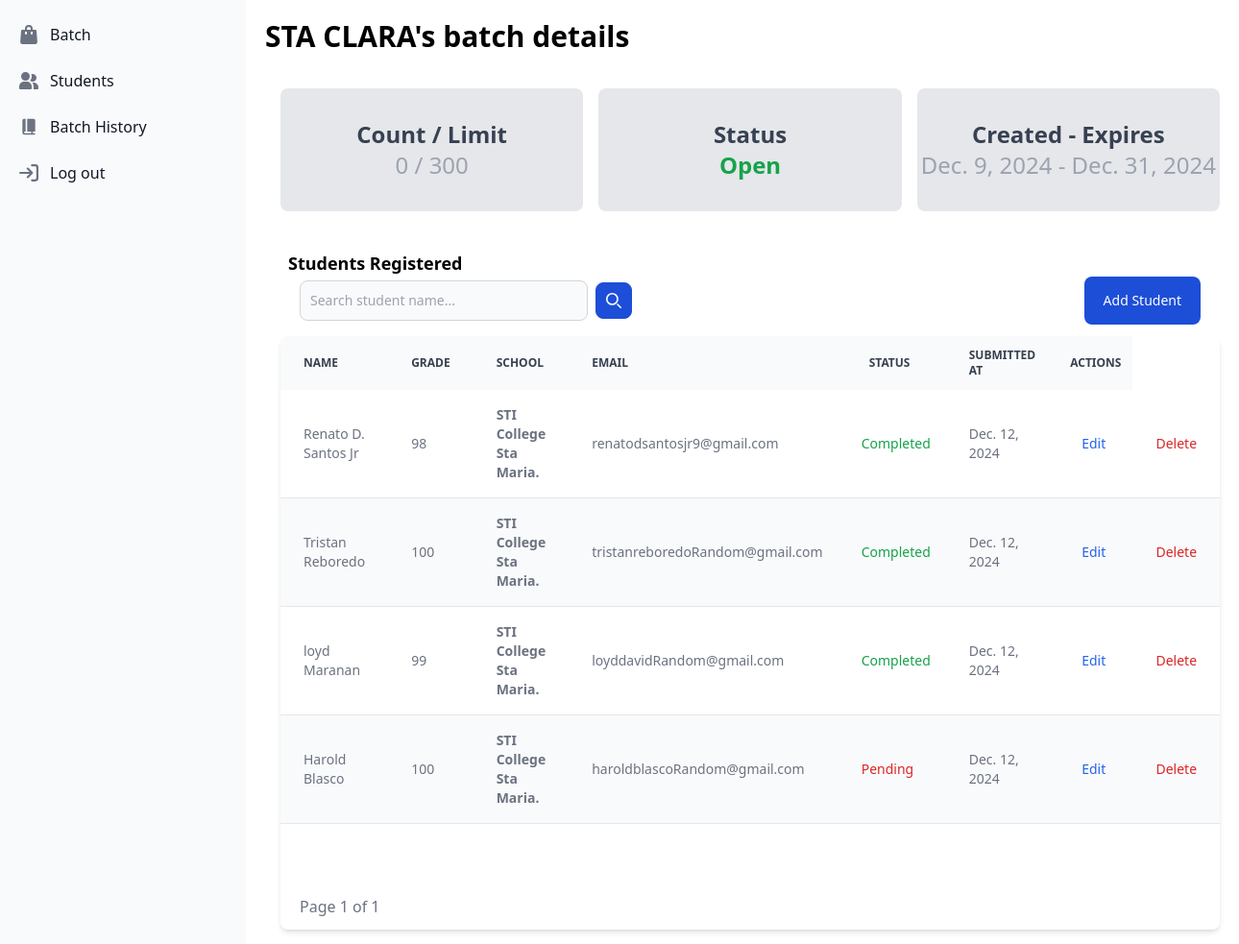
The app's page /batch/details/4/ (signed in), older data.
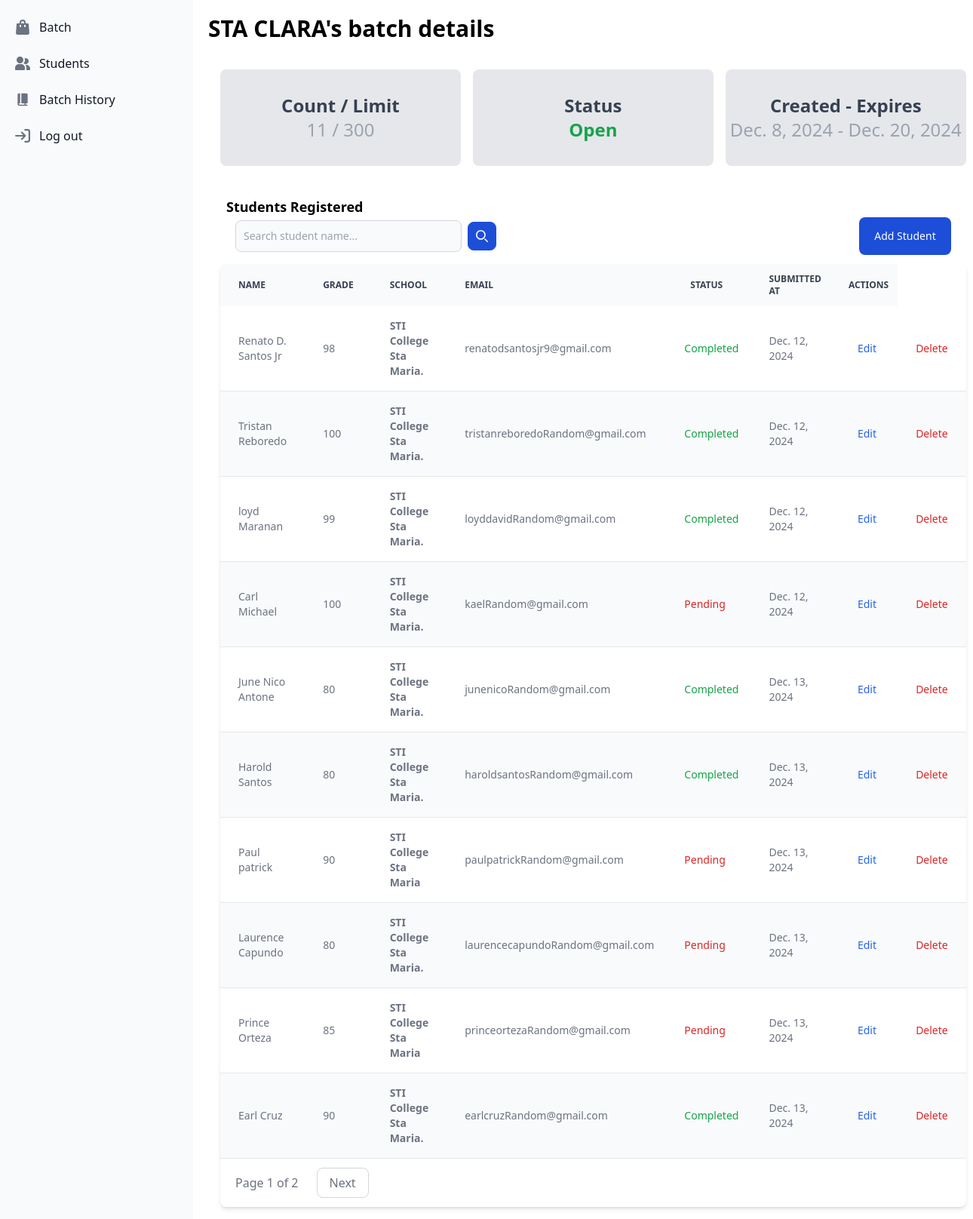
The same page, newer data.
### EducationalAssistance/models.py (models this page shows, shortened)
class Batch(models.Model):
    batch_id = models.AutoField(primary_key=True)
    batch_name = models.CharField(max_length=255)
    start_date = models.DateField()
    end_date = models.DateField()
    status = models.CharField(max_length=255, choices=StatusChoices.choices, default=StatusChoices.Open)
    budget = models.IntegerField()
    limit = models.IntegerField()
    current_count = models.IntegerField(default=0)
    created_by = models.ForeignKey(User, on_delete=models.CASCADE, related_name="batches")

class Student(models.Model):
    batch = models.ForeignKey(Batch, on_delete=models.CASCADE)
    student_id = models.AutoField(primary_key=True)
    name = models.CharField(max_length=100)
    school = models.CharField(max_length=255)
    grade = models.IntegerField(blank=True, null=True)
    email = models.EmailField(max_length=255)
    address = models.CharField(max_length=255)
    requirementsStatus = models.CharField(max_length=255, choices=RequirementStatusCoices.choices, default=RequirementStatusCoices.Completed)
    dateSubmitted = models.DateField(auto_now_add=True)
    class Meta:
        constraints  = [
            models.UniqueConstraint(fields=['batch', 'email'], name="Unique email per Batch")
        ]

### Batch/views.py (the view)
# urls.py: path('details/<int:pk>/', views.BatchDetails, name='BatchDetails'),
@login_required
def BatchDetails(request, pk):
    batch = Batch.objects.prefetch_related('student_set').get(batch_id=pk)
    students = batch.student_set.all()
    if request.method == 'POST' and 'search_student' in request.POST:
        search_query = request.POST['search_student']
        students = students.filter(name__icontains=search_query)
    page = request.GET.get('page', 1)
    paginator = Paginator(students, 10)
    try:
        students = paginator.page(page)
    except PageNotAnInteger:
        students = paginator.page(1)
    except EmptyPage:
        students = paginator.page(paginator.num_pages)
    return render(request, 'batch/batchDetails.html', {'batch': batch, 'students': students })

### templates/batch/batchDetails.html (shortened to what this page needs)
{% extends 'index.html' %}
{% load static %}
{% block content %}
<div class="container p-5">
    <div class="flex w-full justify-start">
        <h1 class="font-bold text-xl md:text-3xl">
            {{ batch.batch_name }}'s batch details
        </h1>
    </div>
    <div class="p-4 mt-5">
        <div class="grid grid-cols-3 gap-4 mb-4">
            <div class="flex flex-col items-center justify-center h-32 rounded-lg bg-gray-200 dark:bg-gray-800">
                <h2 class="font-bold text-lg md:text-2xl text-gray-700">
                    Count / Limit
                </h2>
                <p class="text-2xl text-gray-400">
                    {{ batch.current_count }} / {{ batch.limit }}
                </p>
            </div>
            <div class="flex flex-col items-center justify-center h-32 rounded-lg bg-gray-200 dark:bg-gray-800">
                <h2 class="font-bold text-lg md:text-2xl text-gray-700">
                    Status
                </h2>
                <p class="text-2xl font-semibold {% if batch.status == 'Open' %} text-green-600 {% else %} text-red-600 {% endif %}">
                    {{ batch.status}}
                </p>
            </div>
            <div class="flex flex-col items-center justify-center h-32 rounded-lg bg-gray-200 dark:bg-gray-800">
                <h2 class="font-bold text-lg md:text-2xl text-gray-700">
                    Created - Expires
                </h2>
                <p class="text-2xl text-gray-400">
                    {{ batch.start_date }} - {{ batch.end_date }}
                </p>
            </div>
        </div>
        <div class="mt-4">
            <header class=" py-3 px-2">
                <h1 class="font-bold text-lg mt-3">
                    Students Registered
                </h1>
                <div class="flex justify-between items-center gap-3 px-2 md:px-3">
                    <form method="post" class="flex items-center">
                        <div class="relative w-full">
                            <input type="text" name="search_student" class="w-[300px] bg-gray-50 border border-gray-300 text-gray-900 text-sm rounded-lg focus:ring-blue-500 focus:border-blue-500 block p-2.5" placeholder="Search student name..." required />
                        </div>
                        <button type="submit" class="p-2.5 ms-2 text-sm font-medium text-white bg-blue-700 rounded-lg border border-blue-700 hover:bg-blue-800 focus:ring-4 focus:outline-none focus:ring-blue-300 dark:bg-blue-600 dark:hover:bg-blue-700 dark:focus:ring-blue-800">
                            <svg class="w-4 h-4" aria-hidden="true" xmlns="http://www.w3.org/2000/svg" fill="none" viewBox="0 0 20 20">
                                <path stroke="currentColor" stroke-linecap="round" stroke-linejoin="round" stroke-width="2" d="m19 19-4-4m0-7A7 7 0 1 1 1 8a7 7 0 0 1 14 0Z"/>
                            </svg>
                        </button>
                    </form>
                    {% if batch.status == 'Open' %}
                        <div aria-label="add-button">
                            <a href="/student/add/{{batch.batch_id}}" class="flex justify-center items-center h-[50px] text-white bg-blue-700 hover:bg-blue-800 focus:ring-4 focus:ring-blue-300 font-medium rounded-lg text-sm px-5 py-2.5 focus:outline-none">
                                Add Student
                            </a>
                        </div>
                    {% endif %}
                </div>
            </header>
            <div class="relative overflow-x-auto shadow-md sm:rounded-lg">
                <div class="min-h-[570px]">
                    <table class="w-full text-sm text-left rtl:text-right text-gray-500 dark:text-gray-400">
                        <thead class="text-xs text-gray-700 uppercase bg-gray-50 dark:bg-gray-700 dark:text-gray-400">
                            <tr>
                                <th scope="col" class="px-6 py-3">
                                    Name
                                </th>
                                <th scope="col" class="px-6 py-3">
                                    Grade
                                </th>
                                <th scope="col" class="px-6 py-3">
                                    School
                                </th>
                                <th scope="col" class="px-6 py-3">
                                    Email
                                </th>
                                <th scope="col" class="px-6 py-3">
                                    status
                                </th>
                                <th scope="col" class="px-6 py-3">
                                    submitted at
                                </th>
                                <th scope="col" class="px-3 py-3">
                                    Actions
                                </th>
                            </tr>
                        </thead>
                        <tbody>
                            {% for student in students %}
                                <tr class="hover:bg-blue-100 odd:bg-white odd:dark:bg-gray-900 even:bg-gray-50 even:dark:bg-gray-800 border-b dark:border-gray-700">
                                    <td class="px-6 py-4">
                                        {{ student.name }}
                                    </td>
                                    <td class="px-6 py-4">
                                        {{ student.grade }}
                                    </td>
                                    <td class="px-6 py-4 font-semibold ">
                                        {{ student.school }}
                                    </td>
                                    <td class="px-6 py-4">
                                        {{ student.email }}
                                    </td>
                                    <td class="px-4 py-2 font-medium {% if student.requirementsStatus == 'Completed' %} text-green-600 {% else %} text-red-600 {% endif %}">
                                        {{ student.requirementsStatus }}
                                    </td>
                                    <td class="px-6 py-4">
                                        {{ student.dateSubmitted }}
                                    </td>
                                    <td class="px-6 py-4">
                                        <a href="/student/update/{{student.student_id}}" class="font-medium text-blue-600 dark:text-blue-500 hover:underline">Edit</a>
                                    </td>
                                    <td class="px-6 py-4" >
                                        <button onclick="DeleteDialog('{{student.student_id}}')" class="font-medium text-red-600 dark:text-red-500 hover:underline">
                                            Delete
                                        </button>
                                    </td>
                                </tr>
                            {% endfor %}
                        </tbody>
                    </table>
                </div>
                <div class="pagination">
                    <span class="step-links flex gap-3 items-center py-3 px-5">
                        <span class="font-medium text-gray-500 dark:text-gray-400">
                            Page {{ students.number }} of {{ students.paginator.num_pages }}
                        </span>
                        {% if students.has_next %}
                            <a class="flex items-center justify-center px-4 max-w-[200px] h-10 ms-3 text-base font-medium text-gray-500 bg-white border border-gray-300 rounded-lg hover:bg-gray-100 hover:text-gray-700 dark:bg-gray-800 dark:border-gray-700 dark:text-gray-400 dark:hover:bg-gray-700 dark:hover:text-white"
                            href="?page={{ students.next_page_number }}">
                                Next
                            </a>
                        {% endif %}
                    </span>
                </div>
            </div>
        </div>
   </div>
</div>
{% endblock %}

### templates/index.html (shortened to what this page needs)
<!DOCTYPE html>
<html lang="en">
<head>
    <script src="https://cdn.tailwindcss.com"></script>
    <link href="https://cdn.jsdelivr.net/npm/flowbite@2.5.2/dist/flowbite.min.css" rel="stylesheet" />
    <link href="https://unpkg.com/aos@2.3.1/dist/aos.css" rel="stylesheet">
</head>
<body class="min-h-screen">
    <div class="flex w-full min-h-screen">
        <div>
            <aside id="sidebar-multi-level-sidebar" class="top-0 left-0 z-40 w-64 h-screen transition-transform -translate-x-full sm:translate-x-0" aria-label="Sidebar">
                <div class="h-full px-3 py-4 overflow-y-auto bg-gray-50 dark:bg-gray-800">
                <ul class="space-y-2 font-medium">
                    <li>
                        <a href="/batch/" class="flex items-center p-2 text-gray-900 rounded-lg dark:text-white hover:bg-gray-100 dark:hover:bg-gray-700 group">
                            <span class="flex-1 ms-3 whitespace-nowrap">Batch</span>
                        </a>
                    </li>
                    <li>
                        <a href="/student/" class="flex items-center p-2 text-gray-900 rounded-lg dark:text-white hover:bg-gray-100 dark:hover:bg-gray-700 group">
                            <span class="flex-1 ms-3 whitespace-nowrap">Students</span>
                        </a>
                    </li>
                    <li>
                        <a href="/batch/history/" class="flex items-center p-2 text-gray-900 rounded-lg dark:text-white hover:bg-gray-100 dark:hover:bg-gray-700 group">
                            <span class="flex-1 ms-3 whitespace-nowrap">Batch History</span>
                        </a>
                    </li>
                    <li>
                        <a href="/logout/" class="flex items-center p-2 text-gray-900 rounded-lg dark:text-white hover:bg-gray-100 dark:hover:bg-gray-700 group">
                            <span class="flex-1 ms-3 whitespace-nowrap">Log out</span>
                        </a>
                    </li>
                </ul>
                </div>
            </aside>
        </div>
        {% block content %}
        {% endblock %}
    </div>
</body>
</html>

Row changes from the older to the newer data that the page shows:
removed Student: name "Harold Blasco", grade "100", school "STI College Sta Maria.", email "haroldblascoRandom@gmail.com", requirementsStatus "Pending", dateSubmitted "Dec. 12, 2024"
changed Batch "STA CLARA": current_count "0" → "11"; start_date "Dec. 9, 2024" → "Dec. 8, 2024"; end_date "Dec. 31, 2024" → "Dec. 20, 2024"
added Student: name "Carl Michael", grade "100", school "STI College Sta Maria.", email "kaelRandom@gmail.com", requirementsStatus "Pending", dateSubmitted "Dec. 12, 2024"
added Student: name "June Nico Antone", grade "80", school "STI College Sta Maria.", email "junenicoRandom@gmail.com", requirementsStatus "Completed", dateSubmitted "Dec. 13, 2024"
added Student: name "Harold Santos", grade "80", school "STI College Sta Maria.", email "haroldsantosRandom@gmail.com", requirementsStatus "Completed", dateSubmitted "Dec. 13, 2024"
added Student: name "Paul patrick", grade "90", school "STI College Sta Maria", email "paulpatrickRandom@gmail.com", requirementsStatus "Pending", dateSubmitted "Dec. 13, 2024"
added Student: name "Laurence Capundo", grade "80", school "STI College Sta Maria.", email "laurencecapundoRandom@gmail.com", requirementsStatus "Pending", dateSubmitted "Dec. 13, 2024"
added Student: name "Prince Orteza", grade "85", school "STI College Sta Maria", email "princeortezaRandom@gmail.com", requirementsStatus "Pending", dateSubmitted "Dec. 13, 2024"
added Student: name "Earl Cruz", grade "90", school "STI College Sta Maria.", email "earlcruzRandom@gmail.com", requirementsStatus "Completed", dateSubmitted "Dec. 13, 2024"
Text that changed along with them:
{{ students.paginator.num_pages }}: "1" → "2"
text now shown: "Next"
